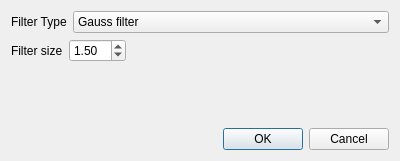
<?xml version="1.0" encoding="UTF-8"?>
<ui version="4.0">
 <class>GeneralFilterDlg</class>
 <widget class="QDialog" name="GeneralFilterDlg">
  <property name="geometry">
   <rect>
    <x>0</x>
    <y>0</y>
    <width>400</width>
    <height>161</height>
   </rect>
  </property>
  <property name="windowTitle">
   <string>Configure general filter</string>
  </property>
  <layout class="QVBoxLayout" name="verticalLayout_2">
   <item>
    <layout class="QVBoxLayout" name="verticalLayout">
     <item>
      <layout class="QHBoxLayout" name="horizontalLayout">
       <item>
        <widget class="QLabel" name="label">
         <property name="text">
          <string>Filter Type</string>
         </property>
        </widget>
       </item>
       <item>
        <widget class="QComboBox" name="comboFilter">
         <property name="sizePolicy">
          <sizepolicy hsizetype="MinimumExpanding" vsizetype="Fixed">
           <horstretch>0</horstretch>
           <verstretch>0</verstretch>
          </sizepolicy>
         </property>
         <property name="currentIndex">
          <number>1</number>
         </property>
         <item>
          <property name="text">
           <string>Box filter</string>
          </property>
         </item>
         <item>
          <property name="text">
           <string>Gauss filter</string>
          </property>
         </item>
        </widget>
       </item>
      </layout>
     </item>
     <item>
      <layout class="QHBoxLayout" name="horizontalLayout_2">
       <item>
        <widget class="QLabel" name="label_2">
         <property name="text">
          <string>Filter size</string>
         </property>
        </widget>
       </item>
       <item>
        <widget class="QDoubleSpinBox" name="spinBox_FilterSize">
         <property name="minimum">
          <double>0.500000000000000</double>
         </property>
         <property name="maximum">
          <double>15.000000000000000</double>
         </property>
         <property name="value">
          <double>1.500000000000000</double>
         </property>
        </widget>
       </item>
       <item>
        <spacer name="horizontalSpacer">
         <property name="orientation">
          <enum>Qt::Horizontal</enum>
         </property>
         <property name="sizeHint" stdset="0">
          <size>
           <width>40</width>
           <height>20</height>
          </size>
         </property>
        </spacer>
       </item>
      </layout>
     </item>
     <item>
      <spacer name="verticalSpacer">
       <property name="orientation">
        <enum>Qt::Vertical</enum>
       </property>
       <property name="sizeHint" stdset="0">
        <size>
         <width>20</width>
         <height>40</height>
        </size>
       </property>
      </spacer>
     </item>
    </layout>
   </item>
   <item>
    <widget class="QDialogButtonBox" name="buttonBox">
     <property name="orientation">
      <enum>Qt::Horizontal</enum>
     </property>
     <property name="standardButtons">
      <set>QDialogButtonBox::Cancel|QDialogButtonBox::Ok</set>
     </property>
    </widget>
   </item>
  </layout>
 </widget>
 <resources/>
 <connections>
  <connection>
   <sender>buttonBox</sender>
   <signal>accepted()</signal>
   <receiver>GeneralFilterDlg</receiver>
   <slot>accept()</slot>
   <hints>
    <hint type="sourcelabel">
     <x>248</x>
     <y>254</y>
    </hint>
    <hint type="destinationlabel">
     <x>157</x>
     <y>274</y>
    </hint>
   </hints>
  </connection>
  <connection>
   <sender>buttonBox</sender>
   <signal>rejected()</signal>
   <receiver>GeneralFilterDlg</receiver>
   <slot>reject()</slot>
   <hints>
    <hint type="sourcelabel">
     <x>316</x>
     <y>260</y>
    </hint>
    <hint type="destinationlabel">
     <x>286</x>
     <y>274</y>
    </hint>
   </hints>
  </connection>
 </connections>
</ui>
